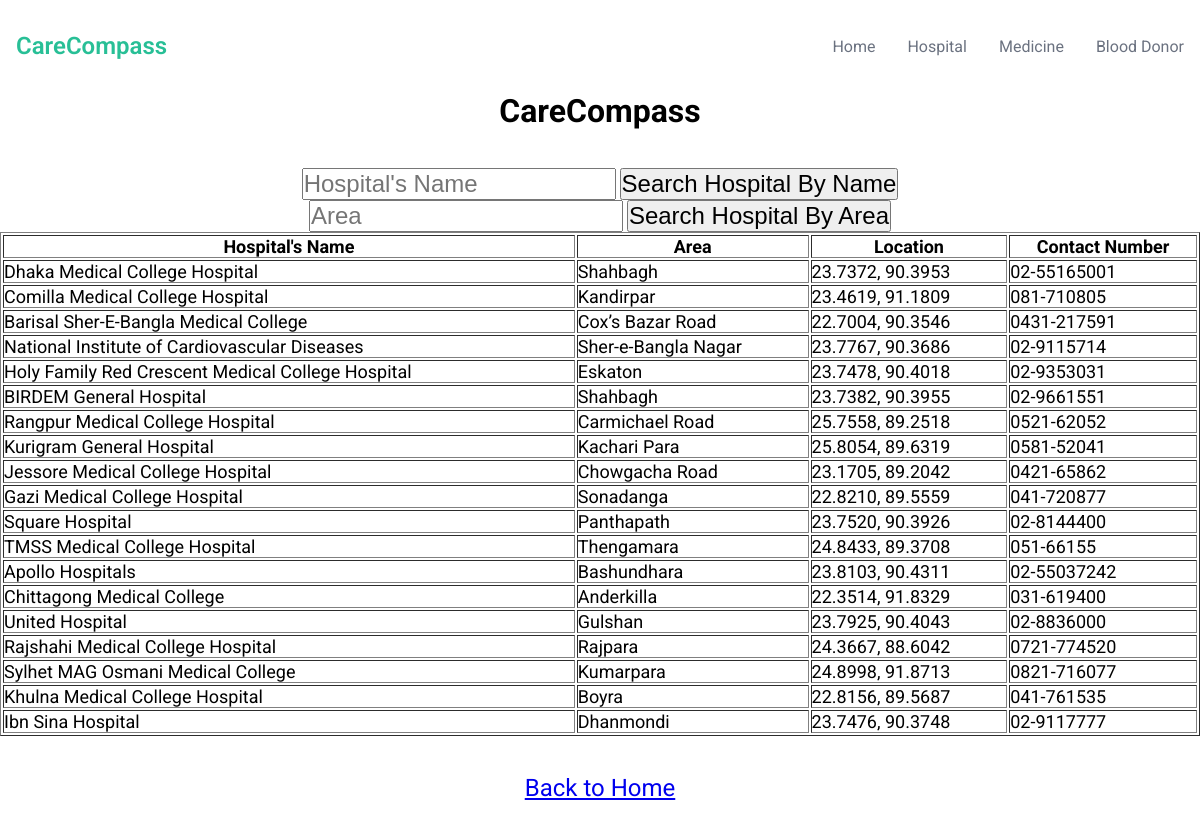
Screenshot of /hospital_viewer1.php with the database file from the repository.
### tables this page shows
CREATE TABLE IF NOT EXISTS `hospital` (
  `hospital_id` varchar(50) NOT NULL,
  `name` varchar(50) NOT NULL,
  `city` varchar(50) NOT NULL,
  `area` varchar(50) NOT NULL,
  `find_location` varchar(50) NOT NULL,
  `hotline_number` varchar(50) NOT NULL,
  PRIMARY KEY (`hospital_id`)
);

### hospital_viewer1.php (the view, shortened to what this page needs)
<?PHP
include 'header.php';
?>
<!DOCTYPE html>
<html lang="en">
<head>
</head>
<body class="bg-light" style="background-image: url('https://png.pngtree.com/background/20221202/original/pngtree-medical-healthcare-hospital-theme-background-picture-image_1978478.jpg');">
    <center>
        <div class="container">
            <h1>CareCompass</h1><br><br>
            <form action="<?php echo htmlspecialchars($_SERVER["PHP_SELF"]); ?>" method="POST">
                <input type="text" name="hospital_name" placeholder="Hospital's Name" style="font-size: 24px;">
                <button type="submit" name="search_hospital" style="font-size: 24px;">Search Hospital By Name</button>
                <br>
                <input type="text" name="Location" placeholder="Area" style="font-size: 24px;">
                <button type="submit" name="search_location" style="font-size: 24px;">Search Hospital By Area</button>
            </form>
            <?php
            include 'connection.php';
            if ($_SERVER["REQUEST_METHOD"] == "POST" && (isset($_POST["search_hospital"]) || isset($_POST["search_location"]))) {
                if (isset($_POST["hospital_name"]) && !empty($_POST["hospital_name"])) {
                    $hospital_name = $_POST["hospital_name"];
                    $hospital_name = mysqli_real_escape_string($conn, $hospital_name);
                    $sql = "SELECT * FROM hospital WHERE name LIKE '%$hospital_name%'";
                    if (isset($sql)) {
                        $result = $conn->query($sql);
                        if ($result->num_rows > 0) {
                            echo "<table border='1'>";
                            echo "<tr>";
                            echo "<th style='font-size: 18px;'>Hospital's Name</th>";
                            echo "<th style='font-size: 18px;'>Area</th>";
                            echo "<th style='font-size: 18px;'>Location</th>";
                            echo "<th style='font-size: 18px;'>Contact Number</th>";
                            echo "</tr>";
                            while ($row = $result->fetch_assoc()) {
                                echo "<tr>";
                                echo "<td style='font-size: 18px;'>" . $row["name"] . "</td>";
                                echo "<td style='font-size: 18px;'>" . $row["area"] . "</td>";
                                echo "<td style='font-size: 18px;'>" . $row["find_location"] . "</td>";
                                echo "<td style='font-size: 18px;'>" . $row["hotline_number"] . "</td>";
                                echo "</tr>";
                            }
                            echo "</table>";
                        } else {
                            echo "No hospitals found matching the search criteria.";
                        }
                    }
                }
                elseif (isset($_POST["Location"]) && !empty($_POST["Location"])) {
                    $Location = $_POST["Location"];
                    $Location = mysqli_real_escape_string($conn, $Location);
                    $sql = "SELECT * FROM hospital WHERE area LIKE '%$Location%'";
                    if (isset($sql)) {
                        $result = $conn->query($sql);
                        if ($result->num_rows > 0) {
                            echo "<table border='1'>";
                            echo "<tr>";
                            echo "<th style='font-size: 18px;'>Hospital's Name</th>";
                            echo "<th style='font-size: 18px;'>Area</th>";
                            echo "<th style='font-size: 18px;'>Location</th>";
                            echo "<th style='font-size: 18px;'>Contact Number</th>";
                            echo "</tr>";
                            while ($row = $result->fetch_assoc()) {
                                echo "<tr>";
                                echo "<td style='font-size: 18px;'>" . $row["name"] . "</td>";
                                echo "<td style='font-size: 18px;'>" . $row["area"] . "</td>";
                                echo "<td style='font-size: 18px;'>" . $row["find_location"] . "</td>";
                                echo "<td style='font-size: 18px;'>" . $row["hotline_number"] . "</td>";
                                echo "</tr>";
                            }
                            echo "</table>";
                        } else {
                            echo "No hospitals found matching the search criteria.";
                        }
                    }
                }
                else {
                    echo "Please enter a search term.";
                }
                echo "<br><a href=\"hospital_viewer1.php\" style=\"font-size: 24px;\">See Full List</a>";
            } else {
                echo "<table border='1'>";
                echo "<tr>";
                echo "<th style='font-size: 18px;'>Hospital's Name</th>";
                echo "<th style='font-size: 18px;'>Area</th>";
                echo "<th style='font-size: 18px;'>Location</th>";
                echo "<th style='font-size: 18px;'>Contact Number</th>";
                echo "</tr>";
                $sql = "SELECT * FROM hospital";
                $result = $conn->query($sql);
                if ($result->num_rows > 0) {
                    while ($row = $result->fetch_assoc()) {
                        echo "<tr>";
                        echo "<td style='font-size: 18px;'>" . $row["name"] . "</td>";
                        echo "<td style='font-size: 18px;'>" . $row["area"] . "</td>";
                        echo "<td style='font-size: 18px;'>" . $row["find_location"] . "</td>";
                        echo "<td style='font-size: 18px;'>" . $row["hotline_number"] . "</td>";
                        echo "</tr>";
                    }
                } else {
                    echo "No hospitals found.";
                }
            }
            ?>
            </table>
            <br><br>
            <a href="index.php" style="font-size: 24px;">Back to Home</a>
        </div>
    </center>
</body>
</html>

### style.css (style rules this page uses)
:root { --primary-color: #28bf96; --primary-color-dark: #209677; --text-dark: #111827; --text-light: #6b7280; --white: #ffffff; }
* { padding: 0; margin: 0; box-sizing: border-box; }
body { font-family: "Roboto", sans-serif; }
.container { max-width: 1200px; margin: auto; min-height: 100vh; display: flex; flex-direction: column; }

### rows the page displays
hospital: name "Dhaka Medical College Hospital", area "Shahbagh", find_location "23.7372, 90.3953", hotline_number "02-55165001"
hospital: name "Comilla Medical College Hospital", area "Kandirpar", find_location "23.4619, 91.1809", hotline_number "081-710805"
hospital: name "Barisal Sher-E-Bangla Medical College", area "Cox’s Bazar Road", find_location "22.7004, 90.3546", hotline_number "0431-217591"
hospital: name "National Institute of Cardiovascular Diseases", area "Sher-e-Bangla Nagar", find_location "23.7767, 90.3686", hotline_number "02-9115714"
hospital: name "Holy Family Red Crescent Medical College Hospital", area "Eskaton", find_location "23.7478, 90.4018", hotline_number "02-9353031"
hospital: name "BIRDEM General Hospital", area "Shahbagh", find_location "23.7382, 90.3955", hotline_number "02-9661551"
hospital: name "Rangpur Medical College Hospital", area "Carmichael Road", find_location "25.7558, 89.2518", hotline_number "0521-62052"
hospital: name "Kurigram General Hospital", area "Kachari Para", find_location "25.8054, 89.6319", hotline_number "0581-52041"
hospital: name "Jessore Medical College Hospital", area "Chowgacha Road", find_location "23.1705, 89.2042", hotline_number "0421-65862"
hospital: name "Gazi Medical College Hospital", area "Sonadanga", find_location "22.8210, 89.5559", hotline_number "041-720877"
hospital: name "Square Hospital", area "Panthapath", find_location "23.7520, 90.3926", hotline_number "02-8144400"
hospital: name "TMSS Medical College Hospital", area "Thengamara", find_location "24.8433, 89.3708", hotline_number "051-66155"
hospital: name "Apollo Hospitals", area "Bashundhara", find_location "23.8103, 90.4311", hotline_number "02-55037242"
hospital: name "Chittagong Medical College", area "Anderkilla", find_location "22.3514, 91.8329", hotline_number "031-619400"
hospital: name "United Hospital", area "Gulshan", find_location "23.7925, 90.4043", hotline_number "02-8836000"
hospital: name "Rajshahi Medical College Hospital", area "Rajpara", find_location "24.3667, 88.6042", hotline_number "0721-774520"
hospital: name "Sylhet MAG Osmani Medical College", area "Kumarpara", find_location "24.8998, 91.8713", hotline_number "0821-716077"
hospital: name "Khulna Medical College Hospital", area "Boyra", find_location "22.8156, 89.5687", hotline_number "041-761535"
hospital: name "Ibn Sina Hospital", area "Dhanmondi", find_location "23.7476, 90.3748", hotline_number "02-9117777"
